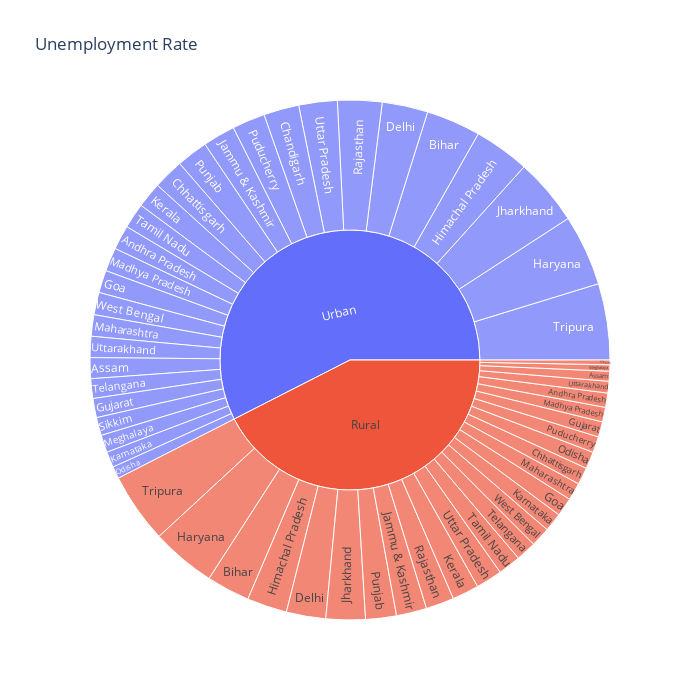

Notebook cell for this chart:
### Code cell
# Sunburst plot of Unemplotement Rate 
unemploment = df[["Area", "Region", "Estimated Unemployment Rate (%)"]]
fig = pl.sunburst(unemploment, path = ["Area", "Region"], 
                     values = "Estimated Unemployment Rate (%)", 
                     width = 700, height=700,
                     title ="Unemployment Rate")
fig.show()

### Figure 1 — Plotly figure (JSON) as saved in the notebook; plotly's stock layout.template omitted (floating-point values rounded to 4 significant figures)
{"data": [{"branchvalues": "total", "domain": {"x": [0, 1], "y": [0, 1]}, "hovertemplate": "labels=%{label}<br>Estimated Unemployment Rate (%)=%{value}<br>parent=%{parent}<br>id=%{id}<extra></extra>", "ids": ["Rural/Andhra Pradesh", "Urban/Andhra Pradesh", "Rural/Assam", "Urban/Assam", "Rural/Bihar", "Urban/Bihar", "Urban/Chandigarh", "Rural/Chhattisgarh", "Urban/Chhattisgarh", "Rural/Delhi", "Urban/Delhi", "Rural/Goa", "Urban/Goa", "Rural/Gujarat", "Urban/Gujarat", "Rural/Haryana", "Urban/Haryana", "Rural/Himachal Pradesh", "Urban/Himachal Pradesh", "Rural/Jammu & Kashmir", "Urban/Jammu & Kashmir", "Rural/Jharkhand", "Urban/Jharkhand", "Rural/Karnataka", "Urban/Karnataka", "Rural/Kerala", "Urban/Kerala", "Rural/Madhya Pradesh", "Urban/Madhya Pradesh", "Rural/Maharashtra", "Urban/Maharashtra", "Rural/Meghalaya", "Urban/Meghalaya", "Rural/Odisha", "Urban/Odisha", "Rural/Puducherry", "Urban/Puducherry", "Rural/Punjab", "Urban/Punjab", "Rural/Rajasthan", "Urban/Rajasthan", "Rural/Sikkim", "Urban/Sikkim", "Rural/Tamil Nadu", "Urban/Tamil Nadu", "Rural/Telangana", "Urban/Telangana", "Rural/Tripura", "Urban/Tripura", "Rural/Uttar Pradesh", "Urban/Uttar Pradesh", "Rural/Uttarakhand", "Urban/Uttarakhand", "Rural/West Bengal", "Urban/West Bengal", "Rural", "Urban"], "labels": ["Andhra Pradesh", "Andhra Pradesh", "Assam", "Assam", "Bihar", "Bihar", "Chandigarh", "Chhattisgarh", "Chhattisgarh", "Delhi", "Delhi", "Goa", "Goa", "Gujarat", "Gujarat", "Haryana", "Haryana", "Himachal Pradesh", "Himachal Pradesh", "Jammu & Kashmir", "Jammu & Kashmir", "Jharkhand", "Jharkhand", "Karnataka", "Karnataka", "Kerala", "Kerala", "Madhya Pradesh", "Madhya Pradesh", "Maharashtra", "Maharashtra", "Meghalaya", "Meghalaya", "Odisha", "Odisha", "Puducherry", "Puducherry", "Punjab", "Punjab", "Rajasthan", "Rajasthan", "Sikkim", "Sikkim", "Tamil Nadu", "Tamil Nadu", "Telangana", "Telangana", "Tripura", "Tripura", "Uttar Pradesh", "Uttar Pradesh", "Uttarakhand", "Uttarakhand", "West Bengal", "West Bengal", "Rural", "Urban"], "name": "", "parents": ["Rural", "Urban", "Rural", "Urban", "Rural", "Urban", "Urban", "Rural", "Urban", "Rural", "Urban", "Rural", "Urban", "Rural", "Urban", "Rural", "Urban", "Rural", "Urban", "Rural", "Urban", "Rural", "Urban", "Rural", "Urban", "Rural", "Urban", "Rural", "Urban", "Rural", "Urban", "Rural", "Urban", "Rural", "Urban", "Rural", "Urban", "Rural", "Urban", "Rural", "Urban", "Rural", "Urban", "Rural", "Urban", "Rural", "Urban", "Rural", "Urban", "Rural", "Urban", "Rural", "Urban", "Rural", "Urban", "", ""], "type": "sunburst", "values": [77.37, 132.0, 53.89, 113.2, 234.8, 294.9, 191.9, 92.8, 165.9, 213.6, 248.2, 100.7, 121.9, 82.84, 103.8, 350.2, 385.8, 217.1, 302.1, 164.5, 175.5, 213.1, 363.3, 101.1, 85.79, 144.8, 138.7, 79.15, 128.2, 95.34, 116.3, 34.65, 94.92, 92.58, 65.84, 87.16, 178.4, 166.9, 169.9, 153.0, 240.7, 25.4, 97.84, 122.9, 137.1, 110.1, 106.6, 380.3, 413.5, 142.9, 208.5, 63.47, 114.3, 106.0, 121.5, 3707.0, 5016.0]}], "layout": {"height": 700, "legend": {"tracegroupgap": 0}, "title": {"text": "Unemployment Rate"}, "width": 700}}
